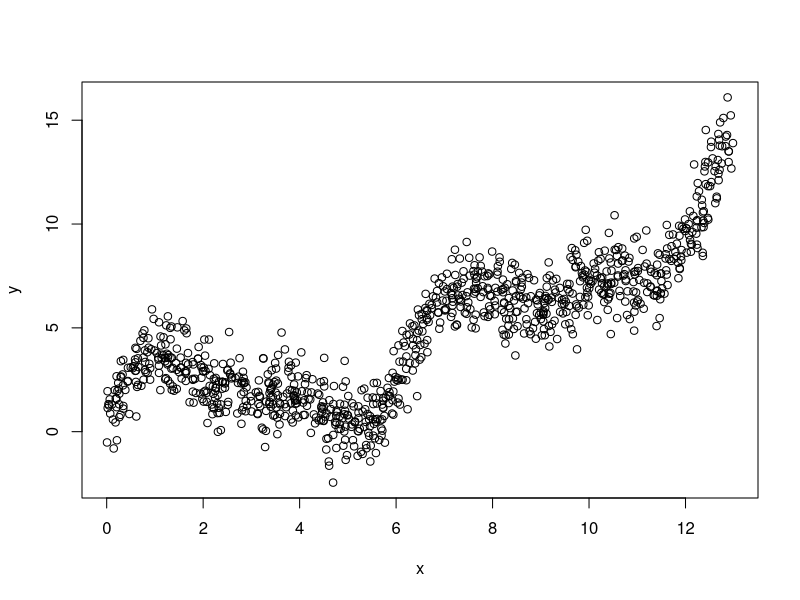
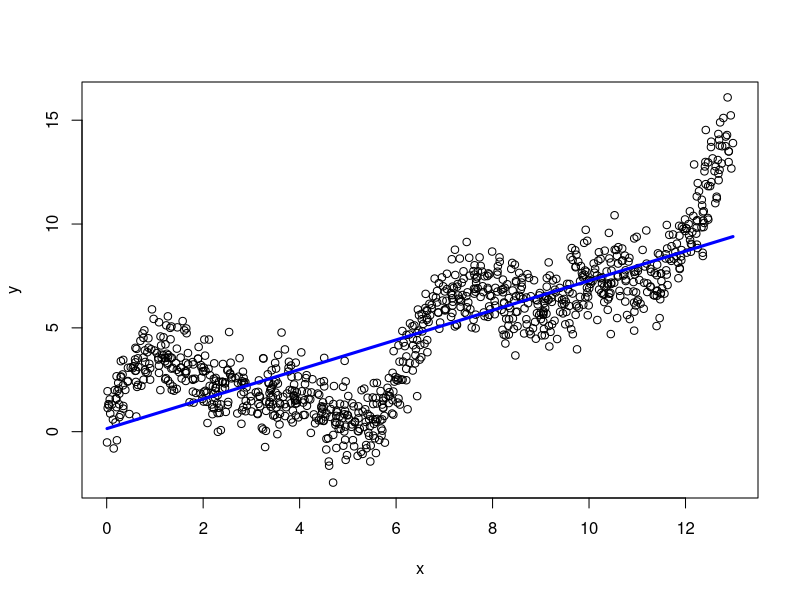
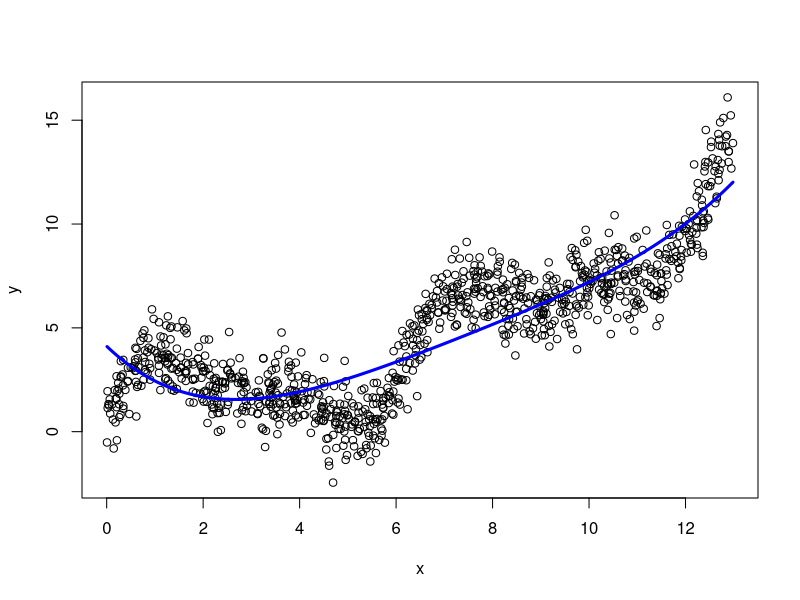
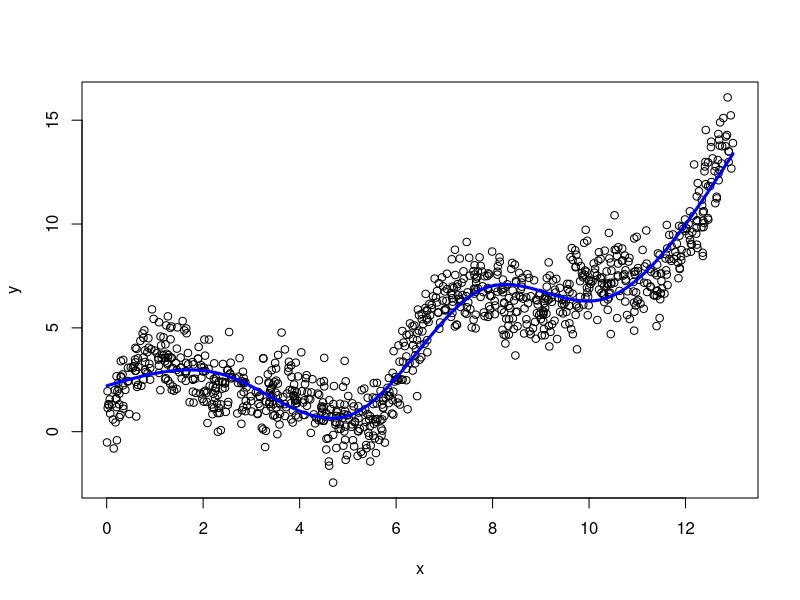
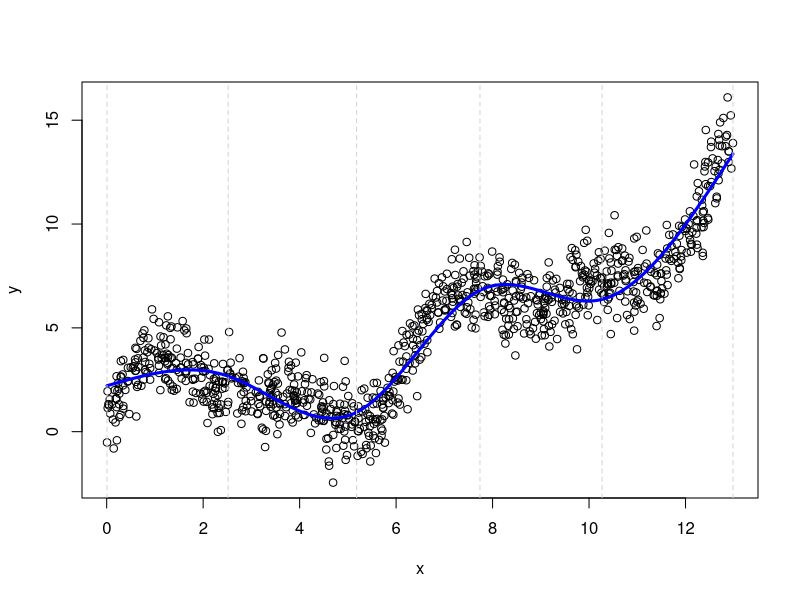

The R source for these figures, in order:
## ---- chunk 1
# Load packages
library(splines)

# Set seed
set.seed(12)
## ---- chunk 2
n <- 1e3
x <- sort(runif(n = n,
                min = 0,
                max = 13))
mu <- 2 * sin(x) + sin(2 * x) + exp(x / 5)
y <- mu + rnorm(n)
plot(x = x,
     y = y)
## ---- chunk 3
mod_01 <- lm(y ~ x)
plot(x = x,
     y = y)
lines(x = x,
      y = mod_01$fitted.values,
      col = "blue",
      lwd = 3)
## ---- chunk 4
mod_02 <- lm(y ~ x + I(x^2) + I(x^3) + I(x^4))
plot(x = x,
     y = y)
lines(x = x,
      y = mod_02$fitted.values,
      col = "blue",
      lwd = 3)
## ---- chunk 5
mod_03 <- lm(y ~ ns(x = x,
                    df = 5))
plot(x = x,
     y = y)
lines(x = x,
      y = mod_03$fitted.values,
      col = "blue",
      lwd = 3)
## ---- chunk 6
#| echo: true
quantile(x = x,
         probs = seq(from = 0,
                     to = 1,
                     by = 1 / 5))
## ---- chunk 7
plot(x = x,
     y = y)
lines(x = x,
      y = mod_03$fitted.values,
      col = "blue",
      lwd = 3)
abline(v = quantile(x = x,
                    probs = seq(from = 0,
                                to = 1,
                                by = 1 / 5)),
       lty = 2,
       col = "lightgray")
